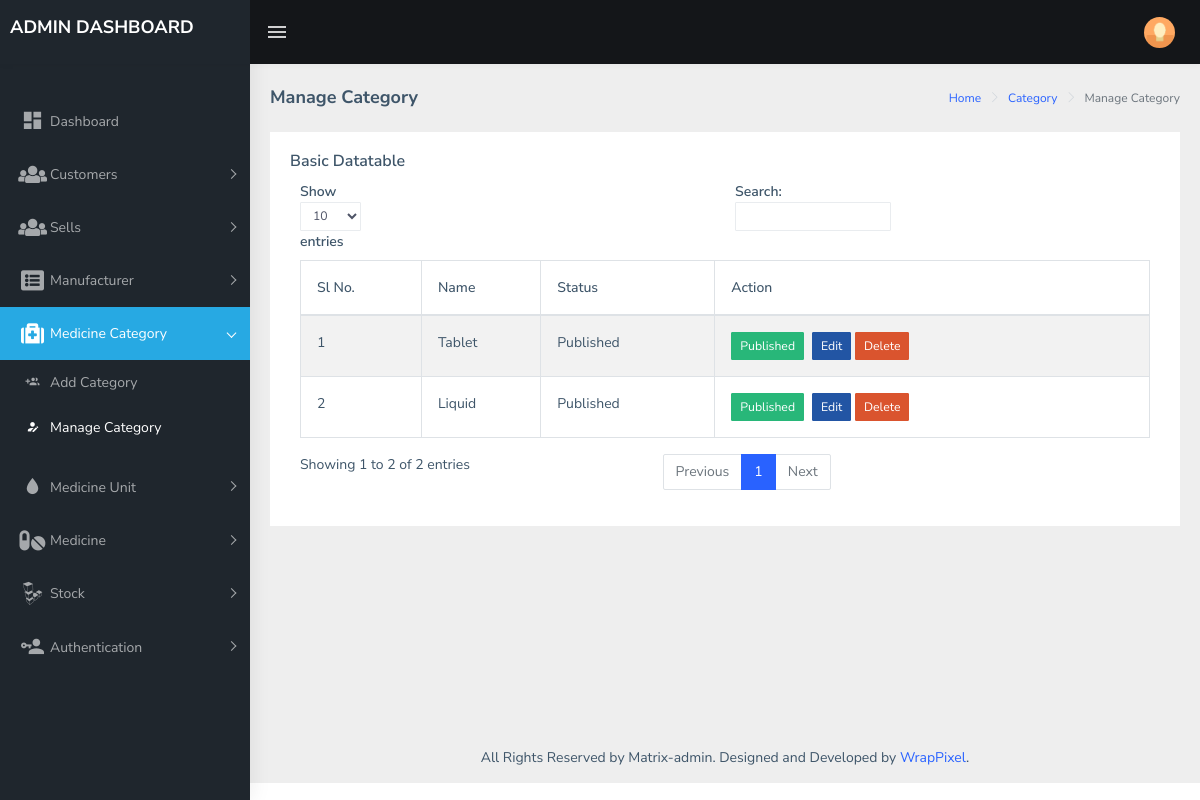
Page /category_manage.php (signed in) on the committed database.
### tables this page shows
CREATE TABLE `categories` (
  `id` int(11) NOT NULL,
  `name` varchar(25) NOT NULL,
  `status` tinyint(1) NOT NULL
);

### pages/category/manage_category.php (the view)
<div class="row">
    <div class="col-12">
        <div class="card">
            <div class="card-body">
                <h5 class="card-title">Basic Datatable</h5>
                    <div class="table-responsive">
                        <table id="zero_config" class="table table-striped table-bordered">
                              <thead>
                                    <?php $i=1;?>
                                          <tr>
                                              <th>Sl No.</th>
                                              <th>Name</th>
                                              <th>Status</th>
                                              <th>Action</th>
                                          </tr>
                              </thead>
                        <tbody>
                        <?php while($get=mysqli_fetch_assoc($manage_category)){?>
                              <tr>
                              <td><?php echo $i++?></td>
                              <td><?php echo $get['name']?></td>
                              <td><?php echo $get['status']==1?"Published":"Unpublished" ?></td>
                              <td>
<?php if($get['status']==1){
echo '<a href="?unpublished_id='.$get['id'].'">'.'<button type="button" class="btn btn-success
btn-sm">Published</button></a>';
}
else{
echo '<a href="?published_id='.$get['id'].'">'.'<button type="button" class="btn btn-warning
btn-sm">Unpublished</button></a>';}?>
<a href="category_update.php?update&&id=<?php echo $get['id']?>" class="btn btn-info ml-2 btn-sm">Edit</a>
<a href="?delete=true&&id=<?php echo $get['id']?>" onclick="return confirm('Are Your Sure to Delete!!!')" class="btn btn-danger btn-sm">Delete</a>
                                                  </td>
                                              </tr> <?php }?>
                                      </tbody>
                              </table>
                        </div>
                  </div>
            </div>
      </div>
</div>

### rows in the picture
categories: name "Tablet", status "Published"
categories: name "Liquid", status "Published"
